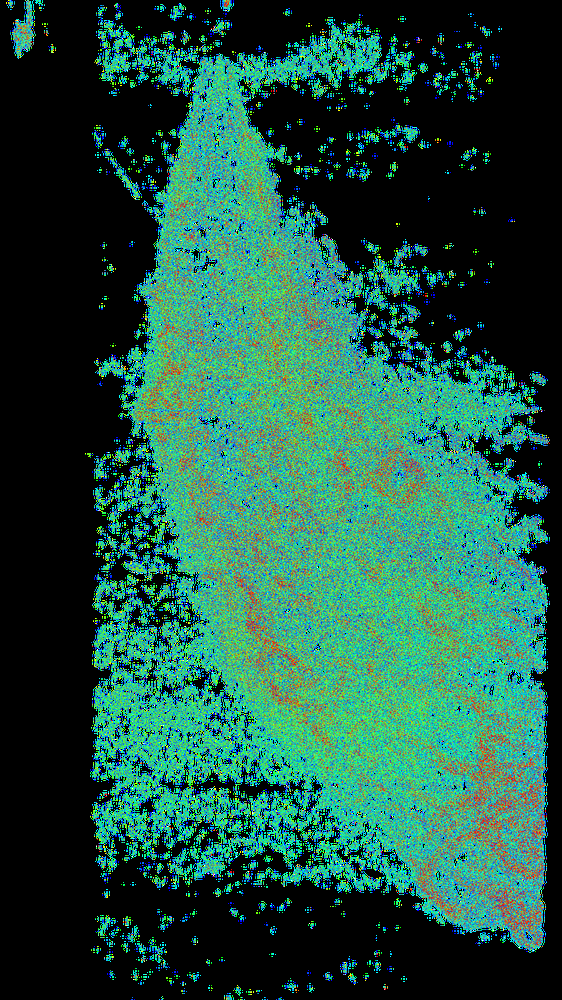
#> input picture pixelEditing/10543.png, 562 x 1000 px, shrunk from 1080 x 1920 before the run
$ python pixelEditing.py
#> lines starting #> are read from the running program, lines starting #| are printed output that depends on the picture
import numpy as np
import cv2 as cv
from matplotlib import pyplot as plt

img = cv.imread('10543.png', cv.IMREAD_GRAYSCALE)
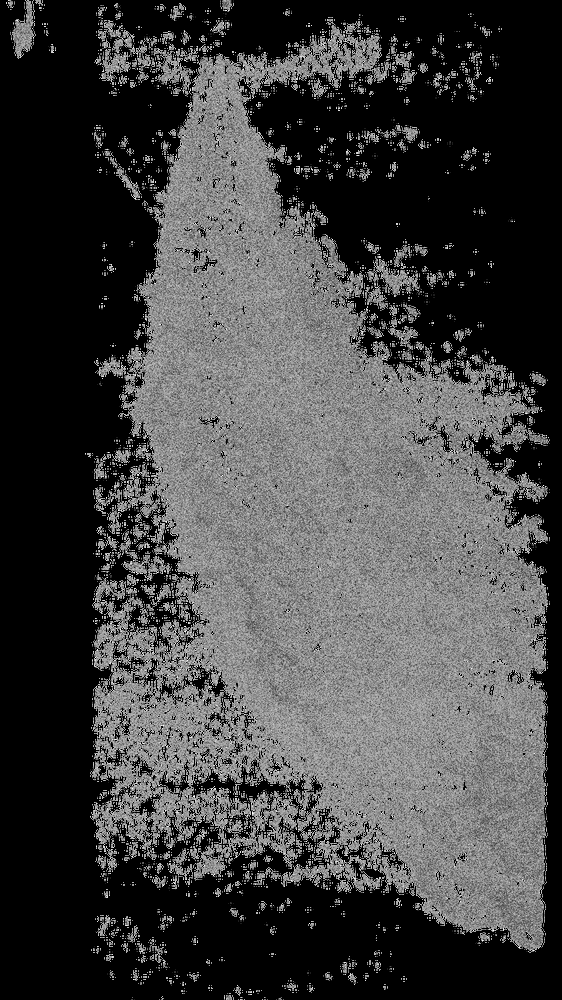
#> img: shape (1000, 562); min 0, max 255, mean 67.4

px1 = img[10,10]
#> px1 = 0
size = img.shape
#> size = (1000, 562)

# [9 lines of commented-out code are left out]

def denoising(image):
    imgN = image.copy()
    height,width = imgN.shape
#> height = 1000; width = 562

    for h in range(0, height):
        for w in range(0, width):
            while image[h,w] != 30:
                if image[h+50,w] == 30 and image[h,w+50] == 30:
                    image[h,w] = 30

    plt.subplot(121)
    plt.imshow(image, cmap='gray')
    plt.title('original')

    plt.subplot(122)
    plt.imshow(imgN, cmap='gray')
    plt.title('denoised')

    plt.show()

    return imgN

#> (the run stopped early here; a loop or call above may not have finished)
